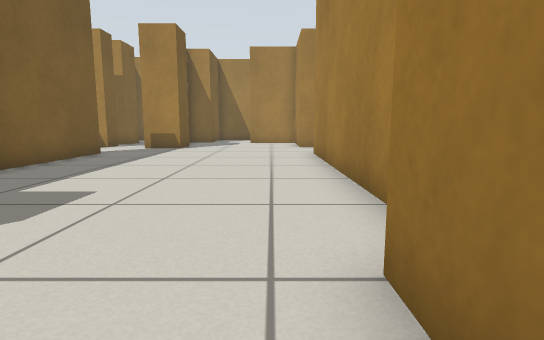
View 1 (above)

17 first-person views from a walk through a Gazebo world. The camera is 0.5 m above the floor, tilts 8° down and sees 80° across. The lines on the ground mark 1 m squares. The floor is counted in squares, 0.5 m on a side. Each view is taken from the middle of a square. On the plan, view 1 faces up. The plan holds only what a view shows up to about 12 squares ahead; the rest is blank.

View 2
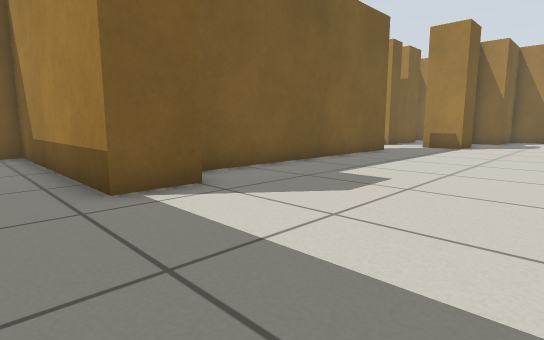

View 3
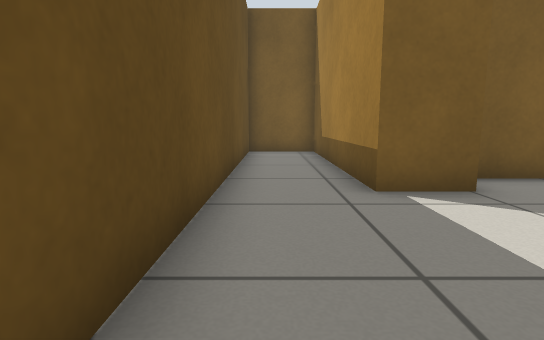

View 4
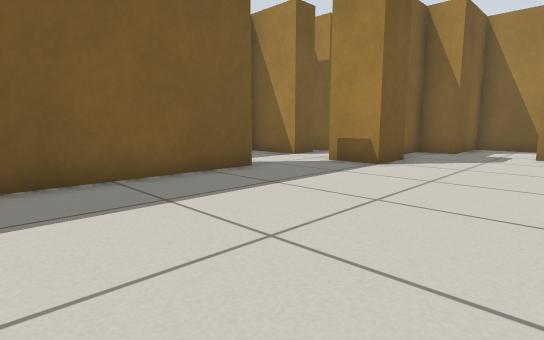

View 5
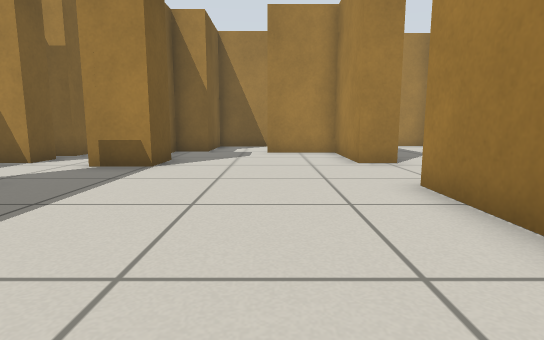

View 6
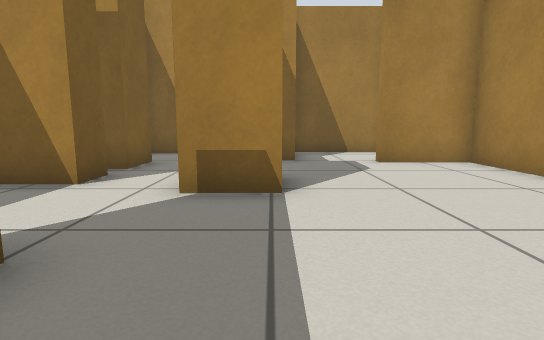

View 7
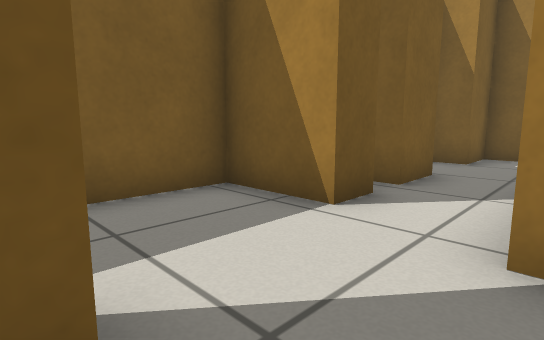

View 8
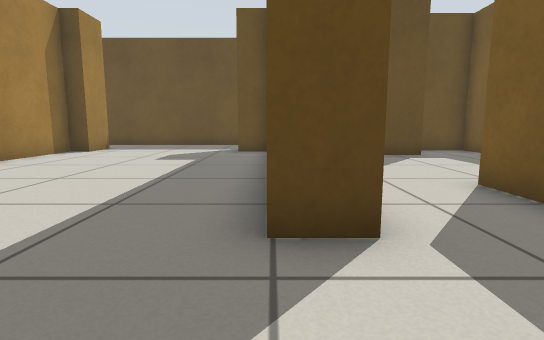

View 9
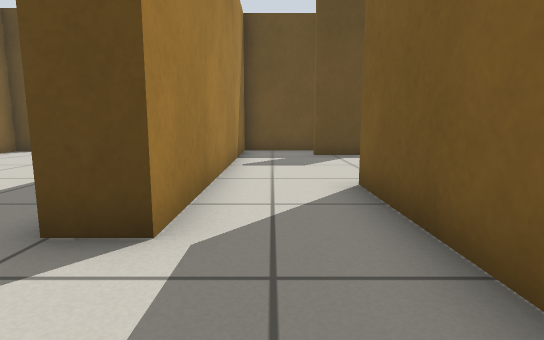

View 10
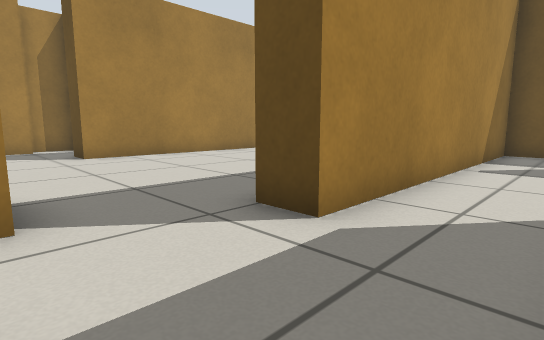

View 11
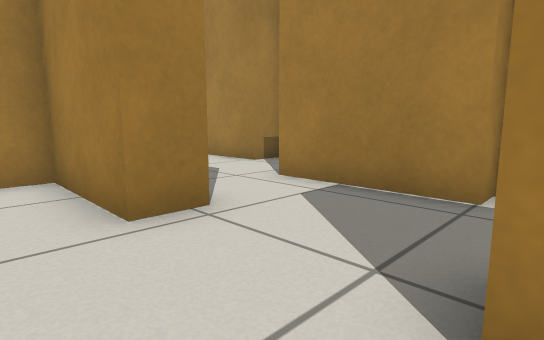

View 12
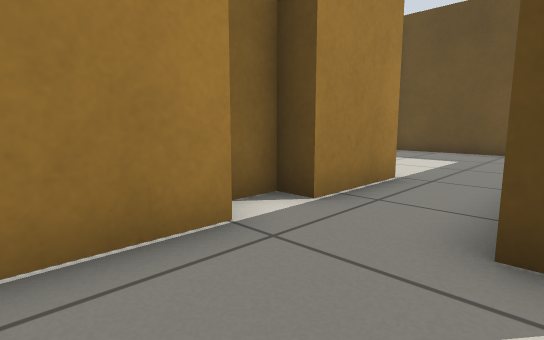

View 13
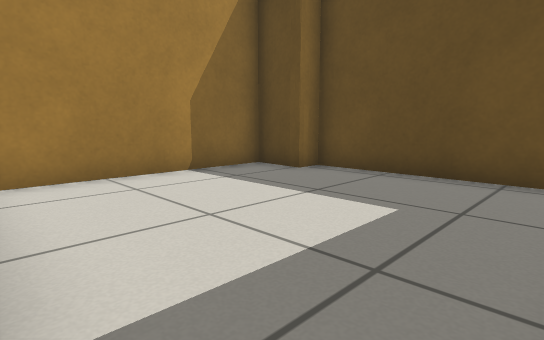

View 14
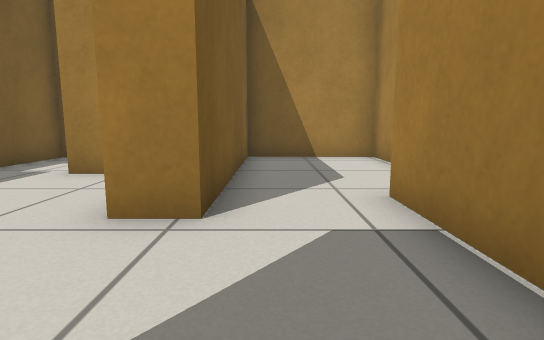

View 15
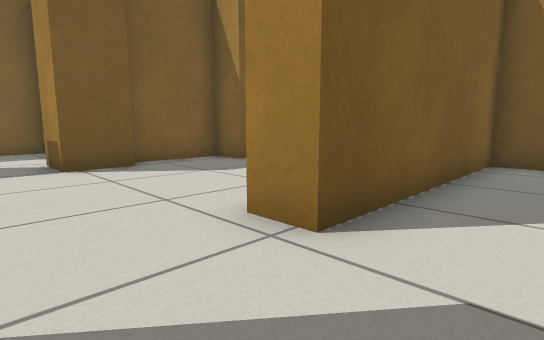

View 16
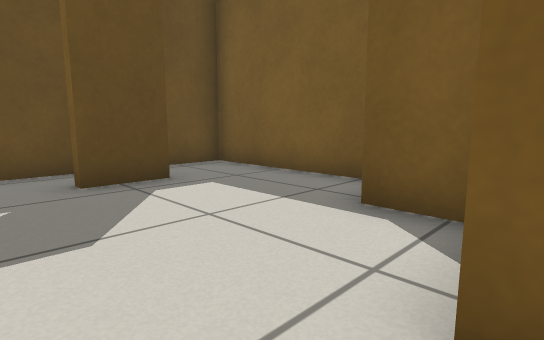

View 17
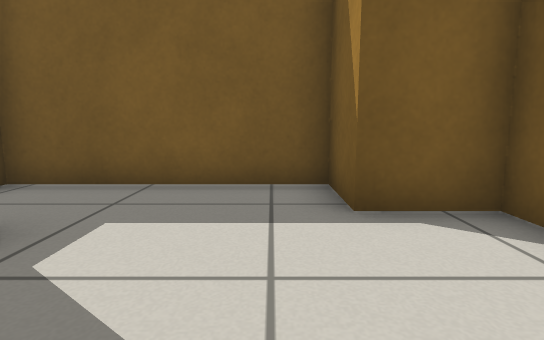

### Floor plan
Points are (right, up) in squares from view 1. A wall is a line through its corners. A room is listed if a view was taken in it or the views show most of it. See-through windows are left out.
Room 1 (views 1, 2, 3, 4, 5, 6, 7, 8, 9, 10, 11, 16)
walls: (-7, 7.5) (-7, 11.2) (-6, 11.2) (-6, 2.8); (-3.8, 15.3) (-3.8, 13.7) (-5.4, 13.7); (1.3, 14.4) (1.3, 17.5) (-1.3, 17.5); (-5.9, 2.1) (-4.8, 2.1) (-4.8, 0.6) (-12, 0.6) (-12, -1.8) (-0.9, -1.8); (-7.2, 15.4) (-7.2, 14.4) (-9.5, 14.4) (-9.5, 8.6); (0.7, 0.8) (0.7, 2.1) (1.4, 2.1) (1.4, 11.2); (-7.2, 17.9) (-7.2, 16.3) (-7.9, 16.3); (-0.1, 20.8) (-3.3, 20.8) (-3.3, 18.1) (-4.5, 18.1) (-4.5, 15.4); (-6.4, 21.9) (-7.2, 21.9) (-7.2, 20.2) (-8.3, 20.2)
ways out: opening at (2, 13) to room 2; opening at (-8.5, 8.5) to room 3
Room 2 (views 12, 13, 14, 15)
walls: (4.6, 8) (4.6, 10.5) (5.3, 10.5) (5.3, 11.9) (4.6, 11.9) (4.6, 15.5); (1.4, 11.2) (2.5, 11.2); (3.5, 1.5) (7.8, 1.5) (7.8, 2.2) (8.2, 2.2); (8.1, 2.1) (9.3, 2.1) (9.3, 7.5); (2.2, 15.4) (2.2, 14.4) (1.3, 14.4)
ways out: opening at (2, 13) to room 1; opening at (3.5, 15)
Room 3 (view 17)
walls: (-11, 3.4) (-9.5, 3.4) (-9.5, 3); (-9.9, 1.5) (-7, 1.5) (-7, 7.5); (-11, 8.7) (-11.7, 8.7) (-11.7, 7) (-13.4, 7) (-13.4, 1.5) (-11.7, 1.5)
ways out: opening at (-8.5, 8.5) to room 1

Where each view was taken, in squares from view 1:
view 1: 0 up, 0 right, facing up
view 2: 1 down, 0 right, facing up-left
view 3: 1 down, 0 right, facing left
view 4: 6 up, 0 right, facing up-left
view 5: 6 up, 1 left, facing up
view 6: 9 up, 4 left, facing up
view 7: 11 up, 5 left, facing up-left
view 8: 14 up, 6 left, facing down
view 9: 14 up, 8 left, facing down
view 10: 14 up, 9 left, facing down-right
view 11: 11 up, 0 right, facing up-right
view 12: 14 up, 2 right, facing down-right
view 13: 8 up, 3 right, facing down-right
view 14: 11 up, 3 right, facing up
view 15: 12 up, 4 right, facing up-left
view 16: 9 up, 8 left, facing down-left
view 17: 6 up, 8 left, facing left
